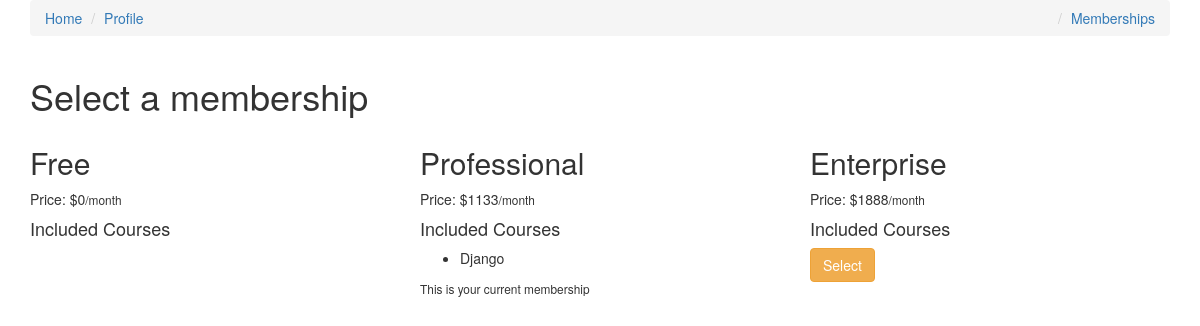
The app's page /memberships/ (signed in), older data.
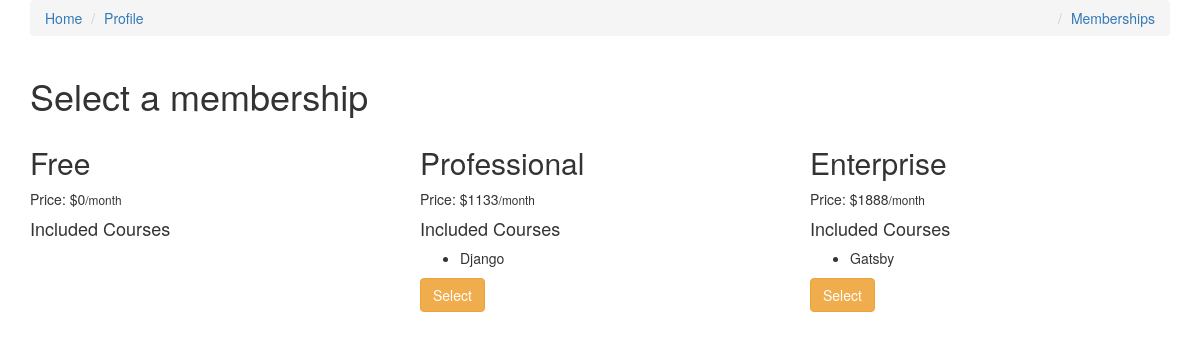
The same page, newer data.
### memberships/models.py (models this page shows)
class Membership(models.Model):
    slug = models.SlugField()
    membership_type = models.CharField(
        choices=MEMBERSHIP_CHOICES,
        default='Free',
        max_length=30)
    price = models.IntegerField(default=15)
    stripe_plan_id = models.CharField(max_length=40)
    def __str__(self):
        return self.membership_type

### courses/models.py (models this page shows, shortened)
class Course(models.Model):
    slug=models.SlugField()
    title=models.CharField(max_length=120)
    description=models.TextField()
    allowed_memberships=models.ManyToManyField(Membership)

### memberships/views.py (the view, shortened to what this page needs)
# urls.py: path('', MembershipSelectView.as_view(), name='select'),
class MembershipSelectView(LoginRequiredMixin, ListView):
    model = Membership
    def get_context_data(self, *args, **kwargs):
        context = super().get_context_data(**kwargs)
        current_membership = get_user_membership(self.request)
        context['current_membership'] = str(current_membership.membership)
        return context

### memberships/views.py (called while the page is built)
def get_user_membership(request):
    user_membership_qs = UserMembership.objects.filter(user=request.user)
    if user_membership_qs.exists():
        return user_membership_qs.first()
    return None

### memberships/templates/memberships/membership_list.html (shortened to what this page needs)
{% extends 'courses/base.html' %}
{% block content %}
<div class="container">
	<h1>Select a membership</h1>
	<div class="row">
		{% for object in object_list %}
		<div class="col-sm-4 col-md-4">
			<h2>{{ object.membership_type }}</h2>
			<p>Price: ${{ object.price }}<small>/month</small></p>
			<h4>Included Courses</h4>
			<ul>
				{% for course in object.course_set.all %}
					<li>{{ course.title }}</li>
				{% endfor %}
			</ul>
			{% if object.membership_type != 'Free' %}
			<form method="POST" action="{% url 'memberships:select' %}">
				{% if object.membership_type != current_membership %}
					<button class="btn btn-warning">Select</button>
				{% else %}
					<small>This is your current membership</small>
				{% endif %}
			</form>
			{% endif %}
		</div>
		{% endfor %}
	</div>
</div>
{% endblock content %}

### courses/templates/courses/base.html (shortened to what this page needs)
<!DOCTYPE html>
<html>
<head>
	<link rel="stylesheet" href="https://maxcdn.bootstrapcdn.com/bootstrap/3.3.7/css/bootstrap.min.css">
</head>
<body>
	<div class="container">
		<ol class='breadcrumb'>
			<li><a href="{% url 'memberships:profile' %}">Home</a></li>
			<li><a href="{% url 'memberships:profile' %}">Profile</a></li>
	        {% if not request.user.is_authenticated %}
	        <li class='pull-right'><a href='/register'>Register</a></li>
	        <li class='pull-right'><a href='/login'>Login</a></li>
	        {% else %}
	        <li class='pull-right'><a href='/memberships'>Memberships</a></li>
	        {% endif %}
	    </ol>
	</div>
	{% block content %}
	{% endblock content %}
</body>
</html>

Row changes from the older to the newer data that the page shows:
computed for Membership "Professional": text "This is your current membership" → "Select"
added Course: title "Gatsby", shown under Membership "Enterprise"
